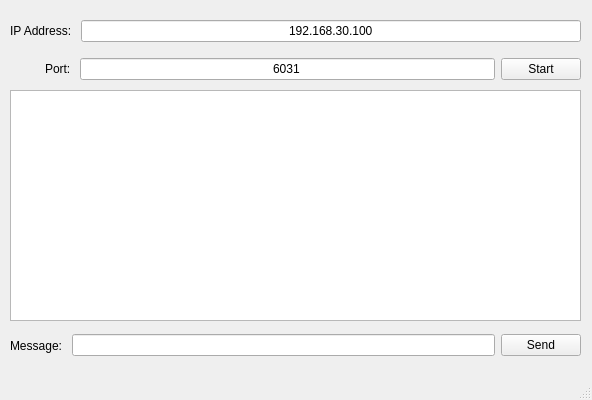
<?xml version="1.0" encoding="UTF-8"?>
<ui version="4.0">
 <class>TCPServer</class>
 <widget class="QMainWindow" name="TCPServer">
  <property name="geometry">
   <rect>
    <x>0</x>
    <y>0</y>
    <width>592</width>
    <height>400</height>
   </rect>
  </property>
  <property name="windowTitle">
   <string>TCPServer</string>
  </property>
  <widget class="QWidget" name="centralwidget">
   <widget class="QWidget" name="horizontalLayoutWidget_3">
    <property name="geometry">
     <rect>
      <x>10</x>
      <y>330</y>
      <width>571</width>
      <height>31</height>
     </rect>
    </property>
    <layout class="QHBoxLayout" name="horizontalLayout_4">
     <item>
      <widget class="QLabel" name="labelMessageToClient">
       <property name="text">
        <string>Message: </string>
       </property>
      </widget>
     </item>
     <item>
      <widget class="QLineEdit" name="msgToClient"/>
     </item>
     <item>
      <widget class="QPushButton" name="btnToSendMsgToClient">
       <property name="text">
        <string>Send</string>
       </property>
      </widget>
     </item>
    </layout>
   </widget>
   <widget class="QWidget" name="verticalLayoutWidget">
    <property name="geometry">
     <rect>
      <x>10</x>
      <y>90</y>
      <width>571</width>
      <height>231</height>
     </rect>
    </property>
    <layout class="QVBoxLayout" name="verticalLayout_3">
     <item>
      <widget class="QTextBrowser" name="dispMsgFromClient"/>
     </item>
    </layout>
   </widget>
   <widget class="QWidget" name="layoutWidget">
    <property name="geometry">
     <rect>
      <x>10</x>
      <y>10</y>
      <width>571</width>
      <height>81</height>
     </rect>
    </property>
    <layout class="QVBoxLayout" name="verticalLayout_2">
     <item>
      <layout class="QHBoxLayout" name="horizontalLayout_2">
       <item>
        <widget class="QLabel" name="labelIPAddress">
         <property name="text">
          <string>IP Address: </string>
         </property>
        </widget>
       </item>
       <item>
        <widget class="QLineEdit" name="TCP_IP_Address">
         <property name="text">
          <string>192.168.30.100</string>
         </property>
         <property name="alignment">
          <set>Qt::AlignmentFlag::AlignCenter</set>
         </property>
        </widget>
       </item>
      </layout>
     </item>
     <item>
      <layout class="QHBoxLayout" name="horizontalLayout_3">
       <item>
        <spacer name="horizontalSpacer_2">
         <property name="orientation">
          <enum>Qt::Orientation::Horizontal</enum>
         </property>
         <property name="sizeType">
          <enum>QSizePolicy::Policy::Fixed</enum>
         </property>
         <property name="sizeHint" stdset="0">
          <size>
           <width>35</width>
           <height>20</height>
          </size>
         </property>
        </spacer>
       </item>
       <item>
        <widget class="QLabel" name="labelPort">
         <property name="text">
          <string>Port: </string>
         </property>
        </widget>
       </item>
       <item>
        <widget class="QLineEdit" name="TCP_Port">
         <property name="text">
          <string>6031</string>
         </property>
         <property name="alignment">
          <set>Qt::AlignmentFlag::AlignCenter</set>
         </property>
        </widget>
       </item>
       <item>
        <widget class="QPushButton" name="btnToStartTCPServer">
         <property name="text">
          <string>Start</string>
         </property>
        </widget>
       </item>
      </layout>
     </item>
    </layout>
   </widget>
  </widget>
  <widget class="QMenuBar" name="menubar">
   <property name="geometry">
    <rect>
     <x>0</x>
     <y>0</y>
     <width>592</width>
     <height>21</height>
    </rect>
   </property>
  </widget>
  <widget class="QStatusBar" name="statusbar"/>
 </widget>
 <resources/>
 <connections/>
</ui>
